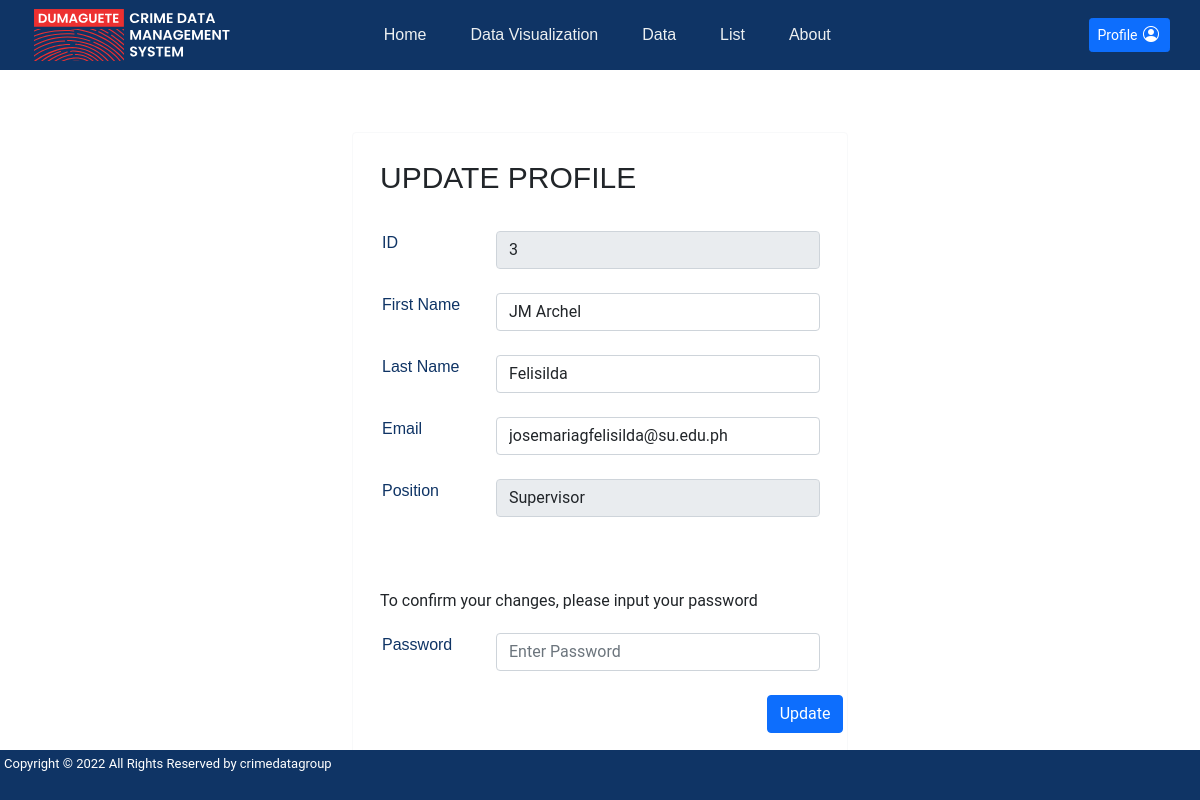
The app's page /update_profile.php (signed in) with its own data.
### tables this page shows
CREATE TABLE `user` (
  `user_id` int(11) NOT NULL,
  `email` varchar(100) NOT NULL,
  `password` varchar(100) DEFAULT NULL,
  `first_name` varchar(100) NOT NULL,
  `last_name` varchar(100) NOT NULL,
  `position` varchar(100) NOT NULL,
  `create_timestamp` timestamp NULL DEFAULT current_timestamp(),
  `update_timestamp` timestamp NULL DEFAULT NULL,
  `approve_reject_timestamp` timestamp NULL DEFAULT NULL,
  `supervisor_accept_reject` int(11) DEFAULT NULL,
  `approval` int(11) DEFAULT 0,
  `image_name` varchar(100) DEFAULT 'profile.png',
  `code` int(11) DEFAULT 0
);

### update_profile.php (the view, shortened to what this page needs)
<?php
include "connection.php";
$user_id =htmlspecialchars($_SESSION["user_id"]);
$res=mysqli_query ($conn,"SELECT * FROM `user` WHERE `user_id`= $user_id");
while ($row=mysqli_fetch_array($res))
{
  $first_name=$row['first_name'];
  $last_name=$row['last_name'];
  $email=$row['email'];
}
?>
<!DOCTYPE html>
<head>
   <link rel="stylesheet" href="style.css">
	<link href="https://cdn.jsdelivr.net/npm/bootstrap@5.0.2/dist/css/bootstrap.min.css" rel="stylesheet">
	<link rel="stylesheet" href="https://cdn.jsdelivr.net/npm/bootstrap-icons@1.8.1/font/bootstrap-icons.css">
</head>
<?php include("header.php"); ?>
<body>
	<div class="col-md-5" style="margin:auto;">
		<div class="card mb-3 border-light">
			<div class="card-body">
				<div class="form-container">
					<form action="<?php echo htmlspecialchars($_SERVER["PHP_SELF"]); ?>" method="post">
						<h3>Update Profile</h3><br>
						<div class="row mb-3">
							<div class="col-sm-3">
								<h6 class="mb-0">ID</h6>
							</div>
							<div class="col-sm-9 text-secondary">
								<input type="text" class="form-control" value="<?php echo $user_id; ?>" disabled>
							</div>
						</div>
						<div class="row mb-3">
							<div class="col-sm-3">
								<h6 class="mb-0">First Name</h6>
							</div>
							<div class="col-sm-9 text-secondary">
								<input type="text" class="form-control <?php echo (!empty($update_first_name_err)) ? 'is-invalid' : ''; ?>" name="update_first_name" value="<?php echo $first_name; ?>">
							</div>
						</div>
						<div class="row mb-3">
							<div class="col-sm-3">
								<h6 class="mb-0">Last Name</h6>
							</div>
							<div class="col-sm-9 text-secondary">
								<input type="text" class="form-control <?php echo (!empty($update_last_name_err)) ? 'is-invalid' : ''; ?>" name="update_last_name" value="<?php echo $last_name; ?>">
							</div>
						</div>
						<div class="row mb-3">
							<div class="col-sm-3">
								<h6 class="mb-0">Email</h6>
							</div>
							<div class="col-sm-9 text-secondary">
								<input type="text" class="form-control <?php echo (!empty($update_email_err)) ? 'is-invalid' : ''; ?>" name="update_email" value="<?php echo $email; ?>">
							</div>
						</div>
						<div class="row mb-3">
							<div class="col-sm-3">
								<h6 class="mb-0">Position</h6>
							</div>
							<div class="col-sm-9 text-secondary">
								<input type="text" class="form-control" value="<?php echo $position; ?>" disabled>
							</div>
						</div><br><br>
						<div class="row mb-3">
							<p>To confirm your changes, please input your password</p>
							<div class="col-sm-3">
								<h6 class="mb-0">Password</h6>
							</div>
							<div class="col-sm-9 text-secondary">
								<input type="password" class="form-control <?php echo (!empty($password_err)) ? 'is-invalid' : ''; ?>" name="password" placeholder="Enter Password">
							</div>
						</div>
						<div class="row">
							<div class="col-sm-10"></div>
							<div class="col-sm-2 text-secondary">
								<input type="submit" class="btn btn-primary" value="Update" >
							</div>
						</div>
						<div class="row">
						</div>
					</form>
				</div>
			</div>
		</div>
    </div>
</body>
<?php include("footer.php"); ?>
</html>

### style.css (style rules this page uses)
body { background-size: cover; background-repeat: no-repeat; overflow: auto; flex-grow: 1; margin: 0; padding: 0; background-color: rgb(235, 231, 224); }
* { font-family: 'Roboto', sans-serif; margin:0; padding:2px; outline: #1b1e2a; border: grey; text-decoration: none; }
h3 { font-family: 'Poppins', sans-serif; font-size:2em; font-weight:600; color: #ED3030; }
h6 { font-family: 'Poppins', sans-serif; color: #0F3465; }
.form-container form { padding:5px; box-shadow: var(--box-shadow); }
.form-container form h3 { margin-bottom: 5px; font-size: 30px; color:var(--black); text-transform: uppercase; }

### records on screen
user: update_first_name "JM Archel", update_last_name "Felisilda", update_email "josemariagfelisilda@su.edu.ph"
